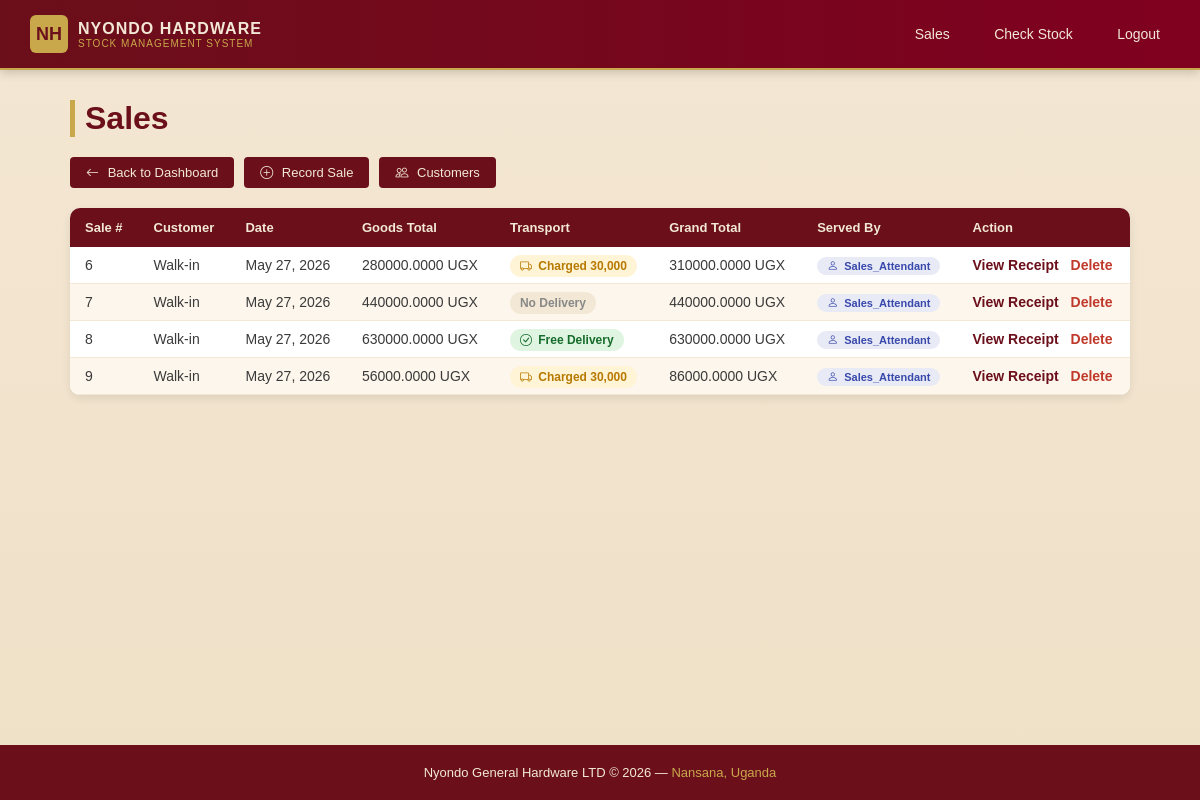
/sales/ (signed in), run on the app's committed database.
### sales/models.py (models this page shows, shortened)
class Sale(models.Model):
    TRANSPORT_CHOICES = [
        ('none',    'No delivery'),
        ('free',    'Free delivery'),
        ('charged', 'Charged 30,000 UGX'),
    ]
    PAYMENT_STATUS_CHOICES = [
        ('paid',    'Paid'),
        ('pending', 'Pending'),
        ('credit',  'Credit Scheme'),
    ]
    customer         = models.ForeignKey(Customer, on_delete=models.SET_NULL, null=True, blank=True, related_name='sales')
    sale_date        = models.DateField(auto_now_add=True)
    within_10km      = models.BooleanField(default=False)
    transport_fee    = models.DecimalField(max_digits=10, decimal_places=2, default=0)
    transport_status = models.CharField(max_length=10, choices=TRANSPORT_CHOICES, default='none')
    payment_status   = models.CharField(max_length=10, choices=PAYMENT_STATUS_CHOICES, default='paid')
    served_by        = models.ForeignKey('auth.User', on_delete=models.SET_NULL, null=True, related_name='sales')
    created_at       = models.DateTimeField(auto_now_add=True)
    def goods_total(self):
        return sum(item.line_total() for item in self.items.all())
    def grand_total(self):
        return self.goods_total() + self.transport_fee

class SaleItem(models.Model):
    sale       = models.ForeignKey(Sale, on_delete=models.CASCADE, related_name='items')
    product    = models.ForeignKey(Product, on_delete=models.PROTECT, related_name='sale_items')
    quantity   = models.DecimalField(max_digits=10, decimal_places=2)
    unit_price = models.DecimalField(max_digits=10, decimal_places=2)
    def line_total(self):
        return self.quantity * self.unit_price

### accounts/decorators.py (the view)
        def wrapper(request, *args, **kwargs):
            if not request.user.is_authenticated:
                return redirect('/login/')
            if request.user.is_superuser:
                return view_func(request, *args, **kwargs)
            try:
                role = request.user.profile.role
                if role in roles:
                    return view_func(request, *args, **kwargs)
                else:
                    return redirect('/access-denied/')
            except Exception as e:
                print(f"DECORATOR ERROR: {e}")
                return redirect('/access-denied/')

### sales/views.py (called while the page is built)
@role_required('attendant', 'manager')
def sale_list(request):
    sales = Sale.objects.all().order_by('-sale_date')
    return render(request, 'sales/sale_list.html', {'sales': sales})

### sales/templates/sales/sale_list.html (shortened to what this page needs)
{% extends 'base.html' %}
{% block content %}
    <h1>Sales</h1>
    <div class="action-bar">
    <a href="{% url 'sales_dashboard' %}">
        <i class="bi bi-arrow-left" style="margin-right: 5px;"></i>
        Back to Dashboard
    </a>
    <a href="{% url 'sale_add' %}">
        <i class="bi bi-plus-circle" style="margin-right: 5px;"></i>
        Record Sale
    </a>
    <a href="{% url 'customer_list' %}">
        <i class="bi bi-people" style="margin-right: 5px;"></i>
        Customers
    </a>
</div>
    <table>
        <thead>
            <tr>
                <th>Sale #</th>
                <th>Customer</th>
                <th>Date</th>
                <th>Goods Total</th>
                <th>Transport</th>
                <th>Grand Total</th>
                <th>Served By</th>
                <th>Action</th>
            </tr>
        </thead>
        <tbody>
            {% for sale in sales %}
            <tr>
                <td>{{ sale.pk }}</td>
                <td>{{ sale.customer|default:"Walk-in" }}</td>
                <td>{{ sale.sale_date }}</td>
                <td>{{ sale.goods_total }} UGX</td>
                <td>
    {% if sale.transport_status == 'free' %}
        <span style="background: #DFF5E1; color: #176B2C;
                     padding: 4px 10px; border-radius: 20px;
                     font-size: 12px; font-weight: 600;">
            <i class="bi bi-check-circle" style="margin-right: 3px;"></i>
            Free Delivery
        </span>
    {% elif sale.transport_status == 'charged' %}
        <span style="background: #FFF4D6; color: #B77900;
                     padding: 4px 10px; border-radius: 20px;
                     font-size: 12px; font-weight: 600;">
            <i class="bi bi-truck" style="margin-right: 3px;"></i>
            Charged 30,000
        </span>
    {% else %}
        <span style="background: #f2e8d5; color: #888;
                     padding: 4px 10px; border-radius: 20px;
                     font-size: 12px; font-weight: 600;">
            No Delivery
        </span>
    {% endif %}
</td>
                <td>{{ sale.grand_total }} UGX</td>
                <td>
    {% if sale.served_by %}
        <span style="background: #e8eaf6; color: #3949ab;
                     padding: 3px 10px; border-radius: 20px;
                     font-size: 11px; font-weight: bold;">
            <i class="bi bi-person" style="margin-right: 3px;"></i>
            {{ sale.served_by.get_full_name|default:sale.served_by.username|title }}
        </span>
    {% else %}
        —
    {% endif %}
</td>
                <td>
                    <a class="action-edit" href="{% url 'sale_receipt' sale.pk %}">View Receipt</a>
                    <a class="action-delete" href="{% url 'sale_delete' sale.pk %}">Delete</a>
                </td>
            </tr>
            {% empty %}
            <tr>
                <td colspan="8">No sales yet.</td>
            </tr>
            {% endfor %}
        </tbody>
    </table>
{% endblock %}

### templates/base.html (style rules this page uses)
* { margin: 0; padding: 0; box-sizing: border-box; }
body { font-family: Arial, sans-serif; background: linear-gradient(to bottom, #f4e7d3, #efe0c7); color: #6b0f1a; min-height: 100vh; display: flex; flex-direction: column; }
h1 { color: #6b0f1a; margin-bottom: 20px; border-left: 5px solid #c9a84c; padding-left: 10px; }
table { width: 100%; border-collapse: collapse; background-color: #fff; margin-top: 10px; border-radius: 10px; overflow: hidden; box-shadow: 0 4px 10px rgba(0,0,0,0.08); }
table th { background-color: #6b0f1a; color: #f2e8d5; padding: 12px 15px; text-align: left; font-size: 13px; }
table td { padding: 10px 15px; border-bottom: 1px solid #f2e8d5; font-size: 14px; color: #3a3a3a; }
tbody tr:nth-child(even) { background-color: #fdf6ec; }
a { color: #6b0f1a; text-decoration: none; }
.action-edit { color: #6b0f1a; font-weight: bold; margin-right: 8px; }
.action-delete { color: #c0392b; font-weight: bold; }
.action-bar { display: flex; gap: 10px; margin-bottom: 20px; flex-wrap: wrap; }
.action-bar a { background-color: #6b0f1a; color: #f2e8d5; padding: 8px 16px; border-radius: 4px; font-size: 13px; transition: 0.3s ease; display: inline-block; }

### data on the page
Sale: pk "6", customer "Walk-in", sale_date "May 27, 2026", goods_total "280000.0000", transport_status "charged" (drawn), grand_total "310000.0000", served_by.get_full_name "Sales_Attendant"
Sale: pk "7", customer "Walk-in", sale_date "May 27, 2026", goods_total "440000.0000", transport_status "No Delivery", grand_total "440000.0000", served_by.get_full_name "Sales_Attendant"
Sale: pk "8", customer "Walk-in", sale_date "May 27, 2026", goods_total "630000.0000", transport_status "free" (drawn), grand_total "630000.0000", served_by.get_full_name "Sales_Attendant"
Sale: pk "9", customer "Walk-in", sale_date "May 27, 2026", goods_total "56000.0000", transport_status "charged" (drawn), grand_total "86000.0000", served_by.get_full_name "Sales_Attendant"
